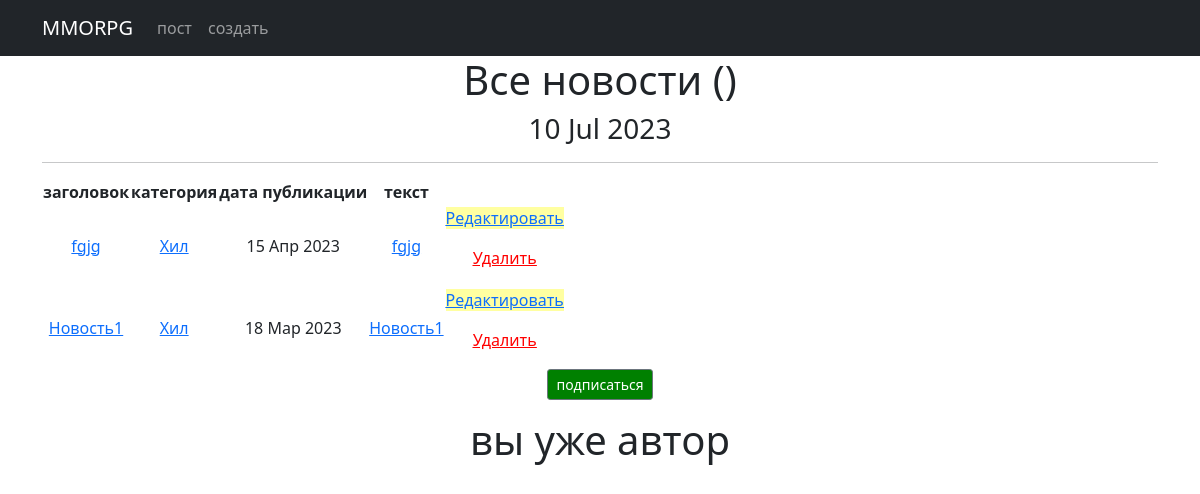
Before: /news/categories/14 with the older database file.
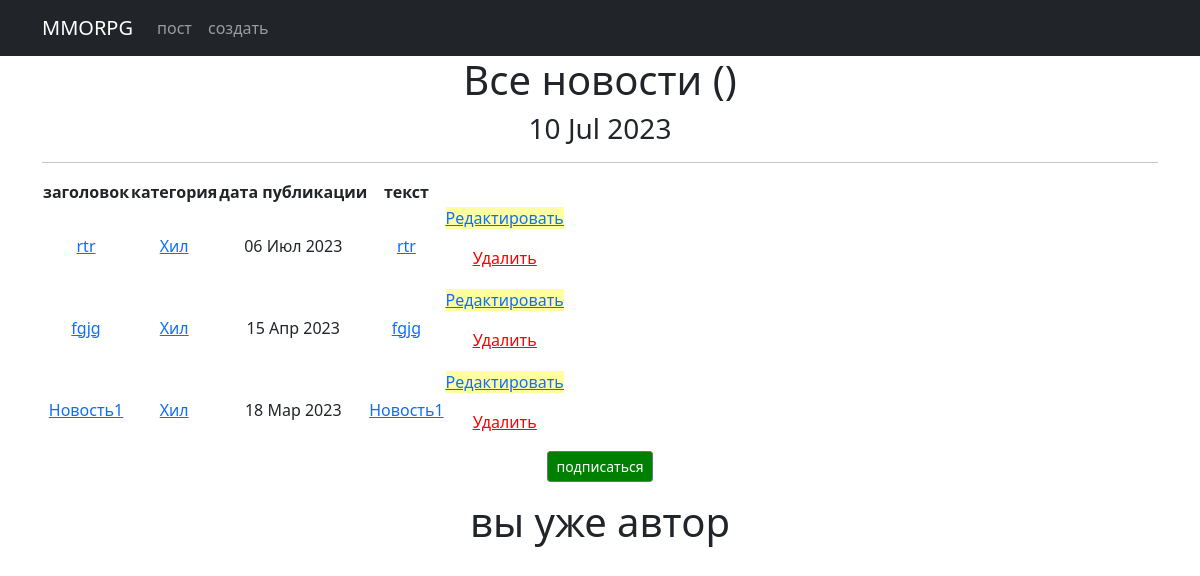
After: the same page with the newer database file.
### news/models.py (models this page shows, shortened)
class Post(models.Model):
    author_post = models.ForeignKey(Author, on_delete=models.CASCADE)
    post_news = models.CharField(max_length=2, choices=POST, default='PO')
    date_in = models.DateTimeField(auto_now_add=True)
    category = models.ManyToManyField(Category, through='PostCategory')
    title = models.CharField(max_length=50)
    text = RichTextField()
    video_count = models.PositiveIntegerField(default=0)
    image_count = models.PositiveIntegerField(default=0)
    max_video_count = 1
    max_image_count = 3

class Category(models.Model):
    tank = 'TN'
    healer = 'HL'
    damager = 'DD'
    guild_master = 'GM'
    quest_giver = 'KG'
    smith = 'KZ'
    tanner = 'KV'
    potion_maker = 'ZV'
    spell_master = 'MZ'
    TEMATIC = [
        (tank, 'Танк'),
        (healer, 'Хил'),
        (damager, 'ДД'),
        (guild_master, 'Гилдмастер'),
        (quest_giver, 'Квестгивер'),
        (smith, 'Кузнец'),
        (tanner, 'Кожевник'),
        (potion_maker, 'Зельевар'),
        (spell_master, 'Мастер заклинаний'),
    ]
    tematic = models.CharField(max_length=2, choices=TEMATIC, unique=True)
    subscribers = models.ManyToManyField(User, blank=True, related_name='categories')
    def __str__(self):
        return self.get_tematic_display()

### news/views.py (the view)
# urls.py: path('categories/<int:pk>', CategoryListView.as_view(), name='category_list'),
class CategoryListView(ListView):
    model = Post
    template_name = 'category_list.html'
    context_object_name = 'category_news_list'
    def get_queryset(self):
        self.category = get_object_or_404(Category, id=self.kwargs['pk'])
        queryset = Post.objects.filter(category=self.category).order_by('-date_in')
        return queryset
    def get_context_data(self, **kwargs):
        context = super().get_context_data(**kwargs)
        context['is_not_subscriber'] = self.request.user not in self.category.subscribers.all()
        context['category'] = self.category
        return context

### news/templatetags/censor.py (called while the page is built)
@register.filter()
def censor(value):
    for words in censored_words:
        if words in value:
            censor_words = f"p{''.join(['*' for words in range(len(words))])}"
            value = value.replace(words, censor_words)
    return value

### news/templatetags/custom_tags.py (called while the page is built)
@register.simple_tag()
def current_time(format_string='%d %b %Y'):
    return datetime.utcnow().strftime(format_string)

### templates/category_list.html (shortened to what this page needs)
<!DOCTYPE html>
<html lang="en">
<head>
    <title>{% extends 'flatpages/default.html' %}</title>
{% load censor %}
{% load custom_tags %}
{% block content %}
<body>
<h1>Все новости ({{ post_news.count}})</h1>
<h3>{% current_time '%d %b %Y' %}</h3>
<hr>
{% if category_news_list %}
<tr>
    <table>
        <thead>
        <tr>
            <th>
                заголовок
            </th>
            <th>
                категория
            </th>
            <th>
                дата публикации
            </th>
            <th>
                текст
            </th>
        </tr>
        {% for post in category_news_list %}
        <tr>
            <td>
            <a href="{% url 'post_detail' post.id %}">{{ post.title }}</a>
        </td>
            <td>
            {% for category in post.category.all %}
                <a href="{% url 'category_list' category.id %}">{{ category }}</a>
            {% endfor %}
            </td>
            <td>{{ post.date_in|date:'d M Y'}}</td>
        <td><a href="{% url 'post_detail' post.id %}">{{ post.title|censor|truncatechars:20}}</a></td>
        <td>
                <p class="text-center"><a href="{% url 'post_edit' post.id %}"style="background-color:#ffffa1" ><u>Редактировать</u></a></p>
                <p class="text-center"><a href="{% url 'post_delete' post.id %}"style="color:red"><u> Удалить </u></a></p>
        </td>
        </tr>
        {% endfor %}
        </thead>
    </table>
{% if is_not_subscriber %}
    <p class="text-center"><a href="{% url 'subscribe' category.id %}"style="background-color:green" class="btn btn-secondary btn-sm">подписаться</a></p>
{% else %}
    <p class="text-center"><a href="{% url 'unsubscribe' category.id %}"style="background-color:red" class="btn btn-secondary btn-sm">отписка</a></p>
    {% endif %}
{% if is_not_author %}
<button> <a href="{% url 'upgrade' %}"> стать автором!</a> </button>
{% else %}
<h1>вы уже автор</h1>
{% endif %}
</tr>
{% else %}
    <h2>новостей нет!</h2>
{% endif %}
{% endblock content %}

Changed rows visible on the page:
added Post: title "rtr", date_in "06 Июл 2023", title|censor "rtr", Category (tematic "Хил")
